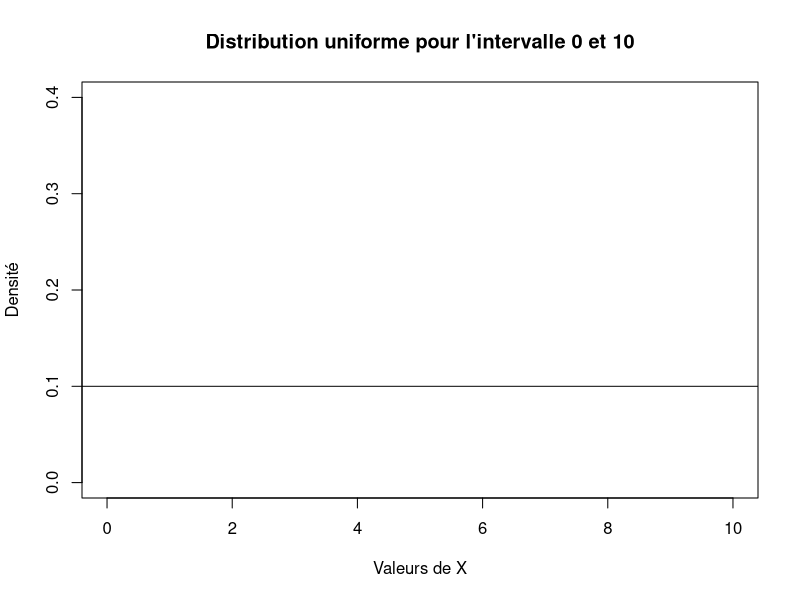
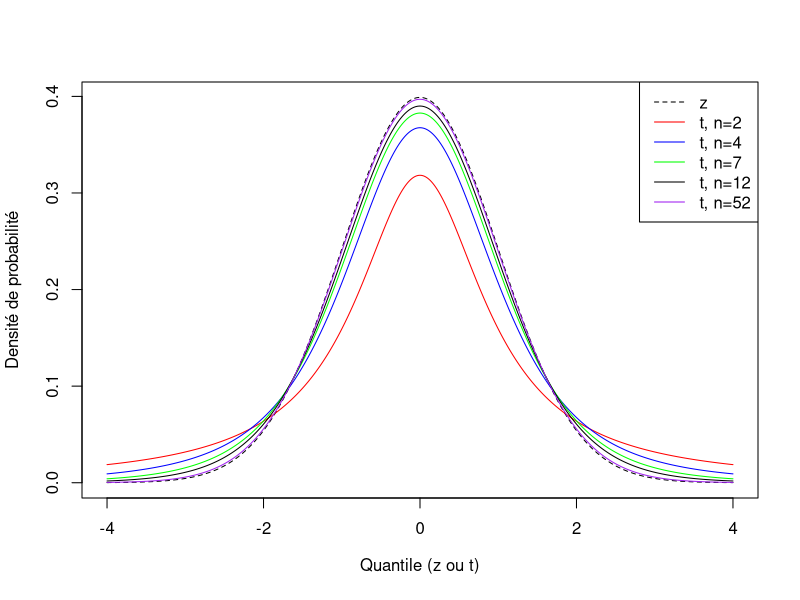
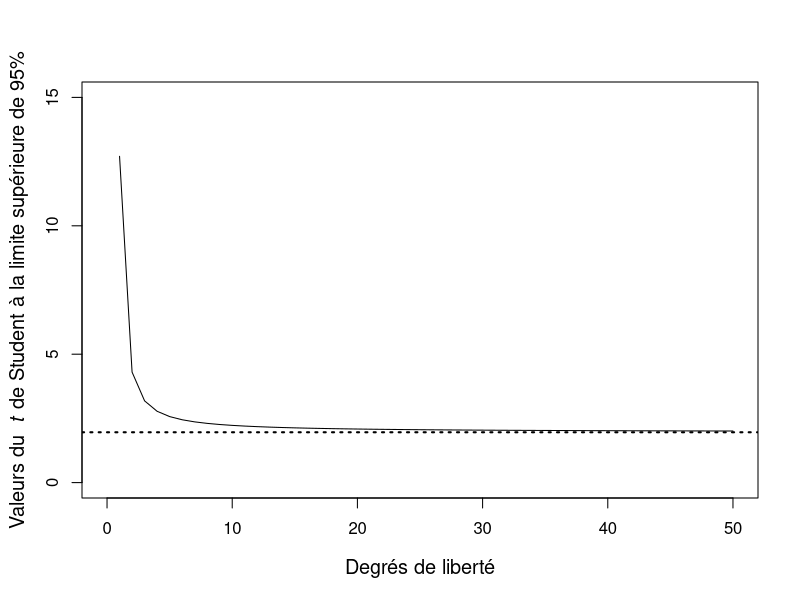
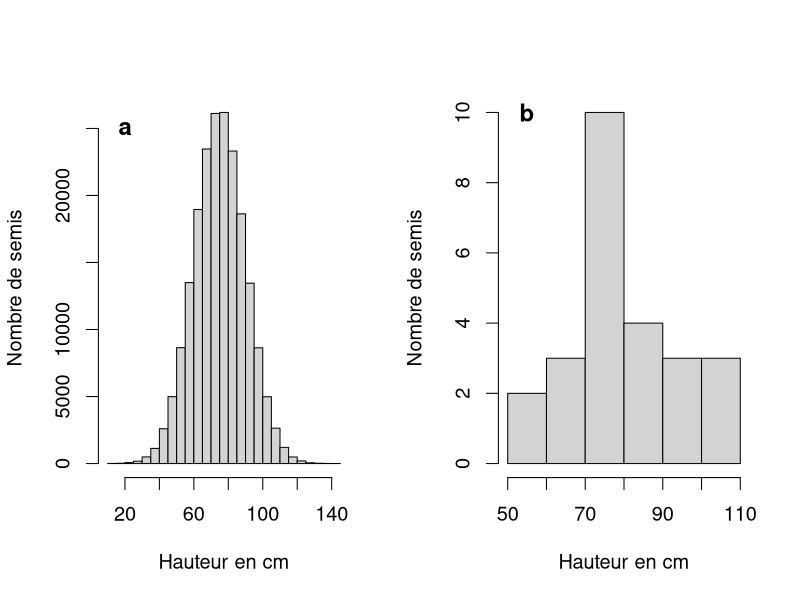

Reproduce these figures in R, in order. (Note: this script raises an error after producing the figures.)
## ---- chunk 1
plot(x = 0:10, y = rep(x = 0.1, times = 11), ylab = "Densité", 
     xlab = "Valeurs de X", main = "Distribution uniforme pour l'intervalle 0 et 10", xlim = c(0, 10), ylim = c(0, 0.4), pch = "")
abline(h=0.1)
## ---- chunk 2
##on "numérote" 400 éléments
population <- 1:400

##on utilise la distribution uniforme
round(runif(n = 60, min = 0, max = 400), digits = 0)
## ---- chunk 3
##on crée une série de 10 observations
serie10 <- 1:10
serie10

##on sélectionne aléatoirement sans remise
sample(x = serie10, size = 10, replace = FALSE)

set.seed(seed = 3)
##on sélectionne aléatoirement avec remise
sample(x = serie10, size = 10, replace = TRUE)
## ---- chunk 4
dnorm(x = 3.5, mean = 4.2, sd = 10)
## ---- chunk 5
##z pour 0.05
qnorm(p = 0.05, mean = 0, sd = 1)

##la distribution est symétrique et on 
##peut obtenir le quantile du côté droit
qnorm(p = 0.95, mean = 0, sd = 1)

##z pour 0.025
qnorm(p = 0.025, mean = 0, sd = 1)
## ---- chunk 6
##probabilité cumulative pour z = 0.025
pnorm(q = -1.96, mean = 0, sd = 1)

##probabilité cumulative pour z = 0.05
pnorm(q = -1.64, mean = 0, sd = 1)
## ---- chunk 7
xvs <- seq(-4, 4, 0.01)
plot(xvs, dnorm(xvs), type = "l", lty = 2, ylab = "Densité de probabilité", 
     xlab = expression(paste("Quantile (", z, " ou ", t,")")))
legend(x = "topright", legend = c("z", "t, n=2", "t, n=4", "t, n=7", 
                         "t, n=12", "t, n=52"), lty = c(2, 1, 1, 1, 1, 1), 
       lwd = c(1, 1, 1, 1, 1, 1),
       col = c("black", "red", "blue", "green", "black", "purple"))
lines(xvs, dt(xvs, df = 1), col = "red")
lines(xvs, dt(xvs, df = 3), col = "blue")
lines(xvs, dt(xvs, df = 6), col = "green")
lines(xvs, dt(xvs, df = 11), lwd = 1)
lines(xvs, dt(xvs, df = 51), col = "purple", lwd = 1)
## ---- chunk 8
##standard normal distribution vs t distribution
plot(0, 0, xlim = c(0, 50), ylim = c(0, 15), type = "n", 
     xlab = "Degrés de liberté", ylab = "", cex.lab = 1.2)
mtext(side = 2, 
      text = expression(paste("Valeurs du  ", italic(t), " de Student à la limite supérieure de 95%")), line = 2.5, cex = 1.2)
lines(1:50, qt(0.975, df = 1:50))
abline(h = 1.96, lty = 3, lwd = 2)
## ---- chunk 9
##détermination du quantile du t à alpha/2
t.stat <- qt(p = 0.025, df = 31)
t.stat

##convertir le quantile en valeur positive 
##pour procéder au calcul des bornes
t.stat <- t.stat *(-1)
t.stat

##calcul de la SE
SE <- 3.39/sqrt(32)
SE

##calcul de la borne inférieure
20.1 - t.stat * SE

##calcul de la borne supérieure
20.1 + t.stat * SE
## ---- chunk 10
par(mfrow = c(1, 2), cex = 1.2)

##on génère 200 000 observations provenant d'une population avec mu=75, sigma=15
set.seed(seed = 22)
semis <- rnorm(n = 200000, mean = 75, sd = 15)
##visualisation de la population qui nous intéresse
hist(semis, xlab = "Hauteur en cm", ylab = "Nombre de semis", 
     main = "")
#"Histogramme de fréquence population complète de semis
text(y = 25000, x = 20, labels = expression(bold(a)), cex = 1.2)
mu <- mean(semis) #correspond au mu de la population
sigma <- sd(semis)   #correspond à l'écart-type de la population

##on tire un échantillon de 25 semis à partir de notre population
##on mesure 100 semis aléatoirement parmi la parcelle, sans remise
set.seed(seed = 22)
echantillon.1 <- sample(semis, size = 25, replace = FALSE)
hist(echantillon.1, xlab = "Hauteur en cm", ylab = "Nombre de semis", 
     main = "")
#expression(paste("Histogramme de fréquence ", italic(n), " = 25")
text(y = 10, x = 55, labels = expression(bold(b)), cex = 1.2) 
moy1 <- mean(echantillon.1)
ecartype1 <- sd(echantillon.1)
SE <- ecartype.1/sqrt(25)
lci <- moy.1 + qt(p = 0.025, df = 24)*SE
uci <- moy.1 - qt(p = 0.025, df = 24)*SE
## ---- chunk 11
##pour faciliter la compréhension du concept: intervalle à l'intérieur duquel se trouvera la moyenne de la population (mu) si on répète l'échantillonnage avec la même taille d'échantillon un grand nombre de fois
##notre population complète est contenue dans l'objet semis
##on veut calculer l'intervalle de confiance dans chaque échantillon de 25 semis
set.seed(seed = 42)
n <- 1000
mean.out <- rep(NA, 1000)
for (i in 1:n) {
echantillon <- sample(semis, size = 25, replace = FALSE)
mean.out[i] <- mean(echantillon)
}

hist(mean.out, xlab = "Hauteur moyenne des échantillons (cm)", ylab = "Fréquence", 
     main = expression(paste("Distribution des moyennes ( ", italic(bar(x)), " ) de 1000 échantillons")))
## ---- chunk 12
knitr::include_graphics("Module_2/images/grappes2.png")
## ---- chunk 13
knitr::include_graphics("Module_2/images/systematic.png")
## ---- chunk 14
vers <- read.table(file = "Module_2/data/vers.txt", header = TRUE) 
hist(vers$Superficie) 
## ---- chunk 15
hist(vers$Superficie, ylab = "Fréquences", xlab = "Superficie",
     main = "Histogramme de fréquences pour les valeurs de superficie")
## ---- chunk 16
table(vers$Vegetation) #fréquences de chaque type de végétation
barplot(height = table(vers$Vegetation), ylab = "Fréquences",
        xlab = "Type de végétation", col = "bisque") #diagramme en bâton
## ---- chunk 17
tab.freq <- table(vers$Humide, vers$Vegetation)
tab.freq
par(mfrow = c(2, 2)) #organiser 4 graphiques dans une matrice de 2 x 2
barplot(tab.freq, main = "Bâtons superposés") #bâtons superposés
barplot(tab.freq, beside = TRUE, 
        main = "Bâtons adjacents") #bâtons adjacents 
barplot(tab.freq, beside = TRUE, legend.text = TRUE, 
        main = "Ajouter une légende") #ajouter une légende
barplot(tab.freq, beside = TRUE, legend.text = TRUE, 
        col = c("green", "turquoise"), 
        main = "Légende et couleurs") #ajouter légende et couleurs
## ---- chunk 18
boxplot(Densite.vers ~ Vegetation, data = vers)
## ---- chunk 19
vers.ord <- vers[order(vers$Superficie), ] #ordonner selon Superficie
par(mfrow = c(2, 2)) #combiner graphiques sur c(2 rangées, 2 colonnes)
plot(Densite.vers ~ Superficie, type = "p", data = vers) #points
plot(Densite.vers ~ Superficie, type = "l", data = vers) #lignes
plot(Densite.vers ~ Superficie, type = "l", data = vers.ord) #lignes
plot(Densite.vers ~ Superficie, type = "b", data = vers.ord) #points et lignes
## ---- chunk 20
##on indique à R qu'on veut sauvegarder en pdf
pdf(file = "Module_2/images/boxplot.pdf", width = 6, height = 6)
##on crée le graphique - n'apparaîtra pas à l'écran
boxplot(Densite.vers ~ Vegetation, data = vers)
##on indique à R que le graphique est terminé
dev.off( ) #
## ---- chunk 21
##on indique à R qu'on veut sauvegarder en jpeg
jpeg(file = "Module_2/images/boxplot.jpeg", width = 1200, 
     height = 1200, quality = 100)
##on crée le graphique - n'apparaîtra pas à l'écran
boxplot(Densite.vers ~ Vegetation, data = vers)
##on indique à R que le graphique est terminé
dev.off( ) 
## ---- chunk 22
##importer jeu de données
croissance <- read.table("Module_2/data/croissance.csv", header = TRUE)
##on regarde une partie du jeu de données et sa structure
head(croissance)
str(croissance)
## ---- chunk 23
##on visualise les données
boxplot(croissance$gain ~ croissance$diete)
## ---- chunk 24
##on crée un sous-jeu de données pour chaque diète
avoine <- croissance[croissance$diete == "avoine", ]
ble <- croissance[croissance$diete == "ble", ]
orge <- croissance[croissance$diete == "orge", ]
## ---- chunk 25
##avoine - IC à 95%
n.avoine <- nrow(avoine)
moy.avoine <- mean(avoine$gain)
sd.avoine <- sd(avoine$gain)
SE.avoine <- sd.avoine/sqrt(n.avoine)
IC.inf.avoine <- moy.avoine + qt(p = 0.025, df = n.avoine - 1) * SE.avoine
IC.sup.avoine <- moy.avoine - qt(p = 0.025, df = n.avoine - 1) * SE.avoine
## ---- chunk 26
##ble - IC à 95%
n.ble <- nrow(ble)
moy.ble <- mean(ble$gain)
sd.ble <- sd(ble$gain)
SE.ble <- sd.ble/sqrt(n.ble)
IC.inf.ble <- moy.ble + qt(p = 0.025, df = n.ble - 1) * SE.ble
IC.sup.ble <- moy.ble - qt(p = 0.025, df = n.ble - 1) * SE.ble
## ---- chunk 27
##orge - IC à 95%
n.orge <- nrow(orge)
moy.orge <- mean(orge$gain)
sd.orge <- sd(orge$gain)
SE.orge <- sd.orge/sqrt(n.orge)
IC.inf.orge <- moy.orge + qt(p = 0.025, df = n.orge - 1) * SE.orge
IC.sup.orge <- moy.orge - qt(p = 0.025, df = n.orge - 1) * SE.orge
## ---- chunk 28
##assembler le tout dans un petit tableau
out <- data.frame(Groupe = c("avoine", "ble", "orge"), 
                  Moyenne = c(moy.avoine, moy.ble, moy.orge),
                  IC.inf = c(IC.inf.avoine, IC.inf.ble, IC.inf.orge),
                  IC.sup = c(IC.sup.avoine, IC.sup.ble, IC.sup.orge))
out
## ---- chunk 29
##présenter les résultats dans un graphique
##créer un graphique vide
##voir ?par pour les paramètres graphiques
plot(y = 0, x = 0, xlab = "Type de moulée",
     ylab = "Moyenne (kg)", main = "Moyennes ± IC à 95 %",
     ylim = c(min(out$IC.inf), max(out$IC.sup)), 
     ##détermine les limites sur le graphique
     xlim = c(0, 4), 
     xaxt = "n") #on n'affiche pas l'axe des x's tout de suite

##on ajoute l'axe des x's
axis(side = 1, at = c(1, 2, 3), labels = c("avoine", "ble", "orge"))

##ajouter les points
points(y = out$Moyenne, x = c(1, 2, 3))

##ajouter les barres d'erreurs
arrows(x0 = c(1, 2, 3), x1 = c(1, 2, 3), y0 = out$IC.inf,
       y1 = out$IC.sup, length = 0.05, code = 3, angle = 90)
##les barres d'erreurs ont un point de départ x0, y0 et 
##d'arrivée x1, y1
##length donne la longueur des flèches
##angle = 90 demande des flèches à 90o
##code = 3 demande une flèche au point de départ et d'arrivée
